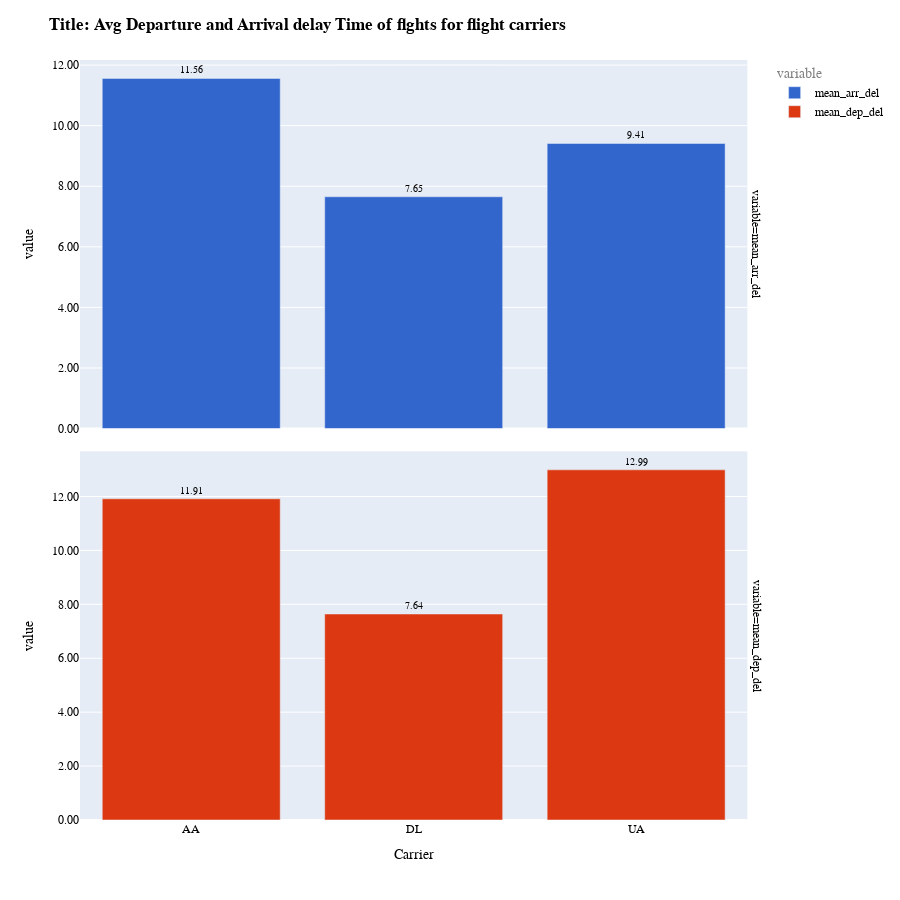

The notebook cell this image was saved under:
### Markdown cell above
> below Graph shows a comparison of departure and arrival delay for each Carrier. 
* Average departure and arrival delay is higher for AA and UA flights, this may be one of the reason why these carriers have higher cancellation percentage.

### Code cell
p=(
df_mean  
.query(" cancelled == 0 ")   
.melt(id_vars= ["cancelled", "uniq_carrier"] )
.query('variable in ["mean_dep_del", "mean_arr_del"]')  
.plot.bar(x="uniq_carrier", y = "value",     
                barmode='group', 
                color= "variable", 
                color_discrete_sequence=px.colors.qualitative.G10,
                #color_discrete_map= {"mean_arr_del": 'orange',"mean_dep_del": 'blue'},

                facet_row= "variable", text_auto = True, height= 900 ) 
.update_traces(textposition='outside',textfont_size =10) 
.update_yaxes(matches=None,showticklabels=True, tickformat= ".2f")
.update_xaxes(matches=None)    
.update_layout(            
    title = "<b> Title: Avg Departure and Arrival delay Time of flghts for flight carriers </b>",
    xaxis_title = "Carrier",                       
    font_family="Courier New",
    font_color="black",
    font_size = 12,
    title_font_family="Times New Roman",
    title_font_color="black",        
    legend_title_font_color= "grey"
    )                       
)
p

### Figure 1 — Plotly figure (JSON) as saved in the notebook; plotly's stock layout.template omitted (floating-point values rounded to 4 significant figures)
{"data": [{"alignmentgroup": "True", "hovertemplate": "variable=mean_arr_del<br>uniq_carrier=%{x}<br>value=%{y}<extra></extra>", "legendgroup": "mean_arr_del", "marker": {"color": "#3366CC", "pattern": {"shape": ""}}, "name": "mean_arr_del", "offsetgroup": "mean_arr_del", "orientation": "v", "showlegend": true, "textfont": {"size": 10}, "textposition": "outside", "texttemplate": "%{y}", "type": "bar", "x": ["AA", "DL", "UA"], "xaxis": "x2", "y": [11.56, 7.652, 9.411], "yaxis": "y2"}, {"alignmentgroup": "True", "hovertemplate": "variable=mean_dep_del<br>uniq_carrier=%{x}<br>value=%{y}<extra></extra>", "legendgroup": "mean_dep_del", "marker": {"color": "#DC3912", "pattern": {"shape": ""}}, "name": "mean_dep_del", "offsetgroup": "mean_dep_del", "orientation": "v", "showlegend": true, "textfont": {"size": 10}, "textposition": "outside", "texttemplate": "%{y}", "type": "bar", "x": ["AA", "DL", "UA"], "xaxis": "x", "y": [11.91, 7.641, 12.99], "yaxis": "y"}], "layout": {"annotations": [{"font": {}, "showarrow": false, "text": "variable=mean_dep_del", "textangle": 90, "x": 0.98, "xanchor": "left", "xref": "paper", "y": 0.2425, "yanchor": "middle", "yref": "paper"}, {"font": {}, "showarrow": false, "text": "variable=mean_arr_del", "textangle": 90, "x": 0.98, "xanchor": "left", "xref": "paper", "y": 0.7575, "yanchor": "middle", "yref": "paper"}], "barmode": "group", "font": {"color": "black", "family": "Courier New", "size": 12}, "height": 900, "legend": {"title": {"font": {"color": "grey"}, "text": "variable"}, "tracegroupgap": 0}, "margin": {"t": 60}, "title": {"font": {"color": "black", "family": "Times New Roman"}, "text": "<b> Title: Avg Departure and Arrival delay Time of flghts for flight carriers </b>"}, "xaxis": {"anchor": "y", "domain": [0, 0.98], "title": {"text": "Carrier"}}, "xaxis2": {"anchor": "y2", "domain": [0, 0.98], "showticklabels": false}, "yaxis": {"anchor": "x", "domain": [0, 0.485], "showticklabels": true, "tickformat": ".2f", "title": {"text": "value"}}, "yaxis2": {"anchor": "x2", "domain": [0.515, 1], "showticklabels": true, "tickformat": ".2f", "title": {"text": "value"}}}}
